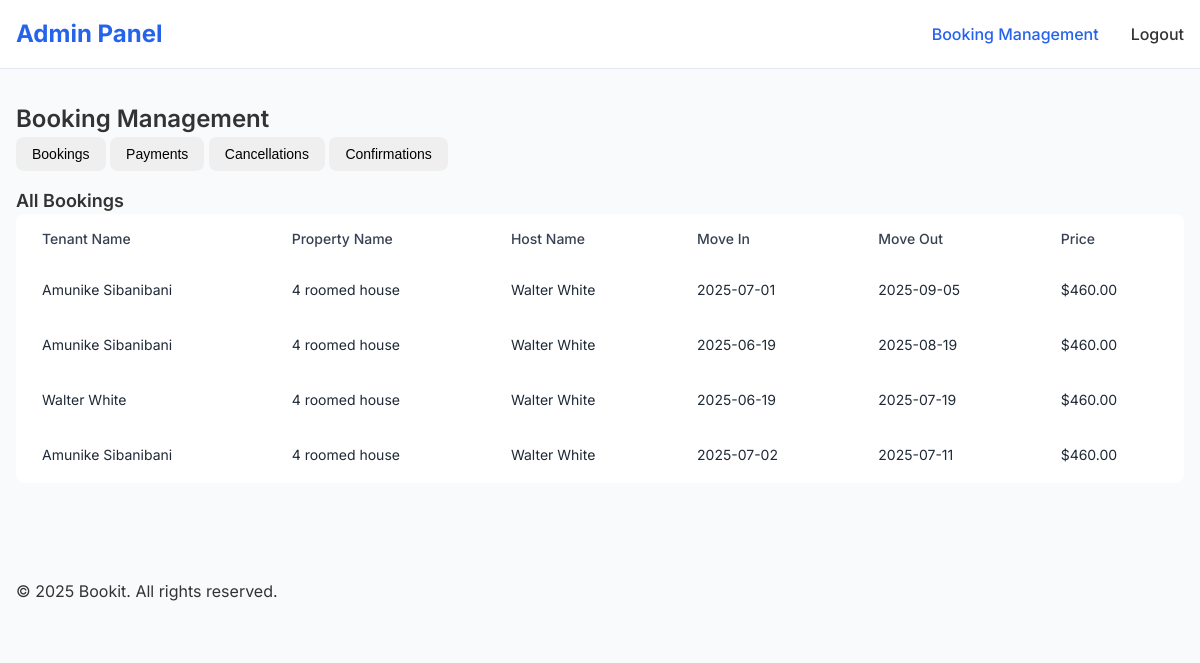
Screenshot of /manage_bookings.php with the database file from the repository.
### tables this page shows
CREATE TABLE IF NOT EXISTS `bookings` (
  `id` int NOT NULL AUTO_INCREMENT,
  `property_name` varchar(255) NOT NULL,
  `guest_name` varchar(255) NOT NULL,
  `listing_id` int NOT NULL,
  `user_id` int NOT NULL,
  `move_in` date NOT NULL,
  `move_out` date NOT NULL,
  `occupants` int NOT NULL,
  `price` decimal(10,2) NOT NULL,
  `created_at` timestamp NULL DEFAULT CURRENT_TIMESTAMP,
  `status` enum('pending','confirmed','cancelled') DEFAULT 'pending',
  PRIMARY KEY (`id`),
  KEY `listing_id` (`listing_id`),
  KEY `user_id` (`user_id`)
);

CREATE TABLE IF NOT EXISTS `users` (
  `id` int NOT NULL AUTO_INCREMENT,
  `first_name` varchar(50) NOT NULL,
  `last_name` varchar(50) NOT NULL,
  `email` varchar(100) NOT NULL,
  `country_code` varchar(5) NOT NULL,
  `phone` varchar(15) NOT NULL,
  `username` varchar(50) NOT NULL,
  `password_hash` varchar(255) NOT NULL,
  `agreed_to_terms` tinyint(1) DEFAULT '0',
  `created_at` timestamp NULL DEFAULT CURRENT_TIMESTAMP,
  PRIMARY KEY (`id`),
  UNIQUE KEY `email` (`email`),
  UNIQUE KEY `username` (`username`)
);

CREATE TABLE IF NOT EXISTS `listings` (
  `id` int NOT NULL AUTO_INCREMENT,
  `title` varchar(255) NOT NULL,
  `type` varchar(50) NOT NULL,
  `price` decimal(10,2) NOT NULL,
  `bedrooms` int NOT NULL,
  `bathrooms` int NOT NULL,
  `address` varchar(255) NOT NULL,
  `city` varchar(100) NOT NULL,
  `state` varchar(100) NOT NULL,
  `zip` varchar(20) NOT NULL,
  `country` varchar(100) NOT NULL,
  `description` text NOT NULL,
  `amenities` text,
  `rental_conditions` varchar(255) DEFAULT NULL,
  `created_at` timestamp NULL DEFAULT CURRENT_TIMESTAMP,
  `host_id` int DEFAULT NULL,
  PRIMARY KEY (`id`),
  KEY `fk_host` (`host_id`)
);

### manage_bookings.php (the view, shortened to what this page needs)
<?php
include 'db_connect.php';
$bookingQuery = $conn->prepare("
    SELECT bookings.id, bookings.move_in, bookings.move_out, bookings.price,
           bookings.status, users.first_name AS tenant_first_name, users.last_name AS tenant_last_name,
           listings.title AS property_title, host.first_name AS host_first_name, host.last_name AS host_last_name
    FROM bookings
    JOIN users ON bookings.user_id = users.id
    JOIN listings ON bookings.listing_id = listings.id
    JOIN users AS host ON listings.host_id = host.id
");
$bookingQuery->execute();
$bookingResult = $bookingQuery->get_result();
$bookings = $bookingResult->fetch_all(MYSQLI_ASSOC);
?>
<!DOCTYPE html>
<html lang="en">
<head>
  <link rel="stylesheet" href="dashboard.css">
  <link rel="stylesheet" href="style.css">
</head>
<body>
  <div class="flex flex-col min-h-screen">
    <header class="site-header">
      <div class="container">
        <div class="header-inner">
          <div class="logo">
            <a href="admin_dashboard.php">
              <span class="logo-text">Admin Panel</span>
            </a>
          </div>
          <nav class="desktop-nav">
            <a href="booking_management.php" class="nav-link active">Booking Management</a>
            <a href="logout.php" class="nav-link">Logout</a>
          </nav>
        </div>
      </div>
    </header>
    <main class="flex-grow">
      <div class="container mx-auto px-4 py-8">
        <h1 class="text-2xl font-semibold">Booking Management</h1>
        <div class="mt-6 mb-4">
          <button onclick="toggleView('bookings')" class="btn">Bookings</button>
          <button onclick="toggleView('payments')" class="btn">Payments</button>
          <button onclick="toggleView('cancellations')" class="btn">Cancellations</button>
          <button onclick="toggleView('confirmations')" class="btn">Confirmations</button>
        </div>
        <div id="bookings" class="toggle-section">
          <h2 class="text-lg font-semibold">All Bookings</h2>
          <table class="min-w-full bg-white shadow-md rounded-lg overflow-hidden">
            <thead class="bg-gray-100 border-b">
              <tr>
                <th class="text-left px-6 py-3 text-sm font-medium text-gray-700">Tenant Name</th>
                <th class="text-left px-6 py-3 text-sm font-medium text-gray-700">Property Name</th>
                <th class="text-left px-6 py-3 text-sm font-medium text-gray-700">Host Name</th>
                <th class="text-left px-6 py-3 text-sm font-medium text-gray-700">Move In</th>
                <th class="text-left px-6 py-3 text-sm font-medium text-gray-700">Move Out</th>
                <th class="text-left px-6 py-3 text-sm font-medium text-gray-700">Price</th>
              </tr>
            </thead>
            <tbody>
              <?php foreach ($bookings as $booking): ?>
                <tr class="border-b hover:bg-gray-50">
                  <td class="px-6 py-4 text-sm text-gray-800"><?php echo htmlspecialchars($booking['tenant_first_name'] . ' ' . $booking['tenant_last_name']); ?></td>
                  <td class="px-6 py-4 text-sm text-gray-800"><?php echo htmlspecialchars($booking['property_title']); ?></td>
                  <td class="px-6 py-4 text-sm text-gray-800"><?php echo htmlspecialchars($booking['host_first_name'] . ' ' . $booking['host_last_name']); ?></td>
                  <td class="px-6 py-4 text-sm text-gray-800"><?php echo htmlspecialchars($booking['move_in']); ?></td>
                  <td class="px-6 py-4 text-sm text-gray-800"><?php echo htmlspecialchars($booking['move_out']); ?></td>
                  <td class="px-6 py-4 text-sm text-gray-800">$<?php echo htmlspecialchars($booking['price']); ?></td>
                </tr>
              <?php endforeach; ?>
            </tbody>
          </table>
        </div>
      </div>
    </main>
    <footer class="site-footer">
      <div class="container">
        <p>© 2025 Bookit. All rights reserved.</p>
      </div>
    </footer>
  </div>
</body>
</html>

### style.css (style rules this page uses)
:root { --background: 0 0% 100%; --foreground: 222.2 84% 4.9%; --primary: #2563eb; --primary-hover: #1d4ed8; --secondary: #f1f5f9; --accent: #3b82f6; --dark: #0f172a; --border: #e2e8f0; --input: #e2e8f0; --radius: 0.5rem; --card: white; --card-foreground: #222; --muted: #f1f5f9; --muted-foreground: #64748b; }
* { margin: 0; padding: 0; box-sizing: border-box; }
body { font-family: 'Inter', sans-serif; line-height: 1.5; color: #333; background-color: #fff; }
.container { width: 100%; max-width: 1200px; margin-left: auto; margin-right: auto; padding-left: 1rem; padding-right: 1rem; }
a { color: inherit; text-decoration: none; }
.btn { display: inline-flex; align-items: center; justify-content: center; border-radius: var(--radius); font-weight: 500; font-size: 0.875rem; line-height: 1; padding: 0.625rem 1rem; border: none; cursor: pointer; transition: all 0.2s; }
.site-header { position: sticky; top: 0; left: 0; right: 0; z-index: 50; background-color: white; border-bottom: 1px solid var(--border); padding: 1rem 0; }
.header-inner { display: flex; align-items: center; justify-content: space-between; }
.logo { font-size: 1.5rem; font-weight: 700; color: var(--primary); }
.desktop-nav { display: none; }
.desktop-nav a { margin-left: 2rem; font-weight: 500; transition: color 0.2s; }
.desktop-nav a:hover, .desktop-nav a.active { color: var(--primary); }
.site-footer { background-color: #f8fafc; padding-top: 4rem; padding-bottom: 2rem; }
@media (min-width: 768px) { .desktop-nav { display: flex; } }
:root { --background: 0 0% 100%; --foreground: 222.2 84% 4.9%; --primary: #2563eb; --primary-hover: #1d4ed8; --secondary: #f1f5f9; --accent: #3b82f6; --dark: #0f172a; --border: #e2e8f0; --input: #e2e8f0; --radius: 0.5rem; --card: white; --card-foreground: #222; --muted: #f1f5f9; --muted-foreground: #64748b; --gray-100: #F3F4F6; --gray-200: #E5E7EB; --gray-300: #D1D5DB; --gray-500: #6B7280; --gray-700: #374151; --green-100: #DCFCE7; --green-500: #22C55E; --green-600: #16A34A; --green-800: #166534; --yellow-100: #FEF9C3; --yellow-800: #854D0E; --red-100: #FEE2E2; --red-500: #EF4444; --red-600: #DC2626; --red-800: #991B1B; }
body { font-family: 'Inter', sans-serif; line-height: 1.5; color: #333; background-color: #f8fafc; }
.container { max-width: 1200px; margin: 0 auto; }
.flex { display: flex; }
.flex-col { flex-direction: column; }
.px-4 { padding-left: 1rem; padding-right: 1rem; }
.py-8 { padding-top: 2rem; padding-bottom: 2rem; }
.mb-4 { margin-bottom: 1rem; }
.font-medium { font-weight: 500; }
.font-semibold { font-weight: 600; }
.text-sm { font-size: 0.875rem; }
.text-lg { font-size: 1.125rem; }
.text-2xl { font-size: 1.5rem; }
.text-gray-700 { color: var(--gray-700); }
.text-gray-800 { color: #1F2937; }
.bg-white { background-color: white; }
.rounded-lg { border-radius: 0.5rem; }
.border-b { border-bottom: 1px solid var(--border); }
.min-h-screen { min-height: 100vh; }
.mx-auto { margin-left: auto; margin-right: auto; }
.px-6 { padding-left: 1.5rem; padding-right: 1.5rem; }
.py-4 { padding-top: 1rem; padding-bottom: 1rem; }
.py-3 { padding-top: 0.75rem; padding-bottom: 0.75rem; }
.text-left { text-align: left; }
.min-w-full { min-width: 100%; }

### rows the page displays
bookings: user.last_name "Amunike Sibanibani", listing.title "4 roomed house", users.first_name+last_name "Walter White", move_in "2025-07-01", move_out "2025-09-05", price "460.00"
bookings: user.last_name "Amunike Sibanibani", listing.title "4 roomed house", users.first_name+last_name "Walter White", move_in "2025-06-19", move_out "2025-08-19", price "460.00"
bookings: user.last_name "Walter White", listing.title "4 roomed house", move_in "2025-06-19", move_out "2025-07-19", price "460.00"
bookings: user.last_name "Amunike Sibanibani", listing.title "4 roomed house", users.first_name+last_name "Walter White", move_in "2025-07-02", move_out "2025-07-11", price "460.00"
